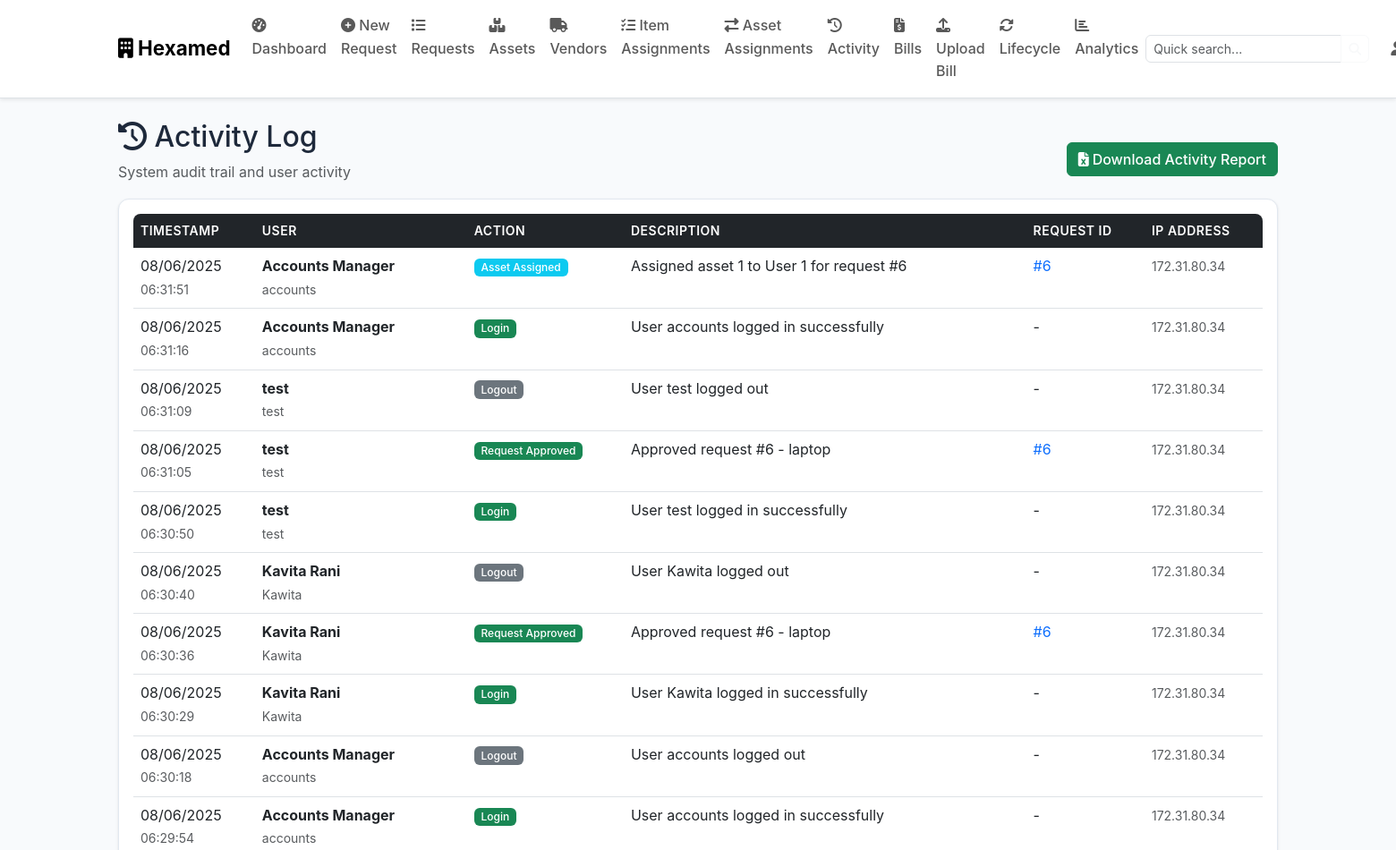
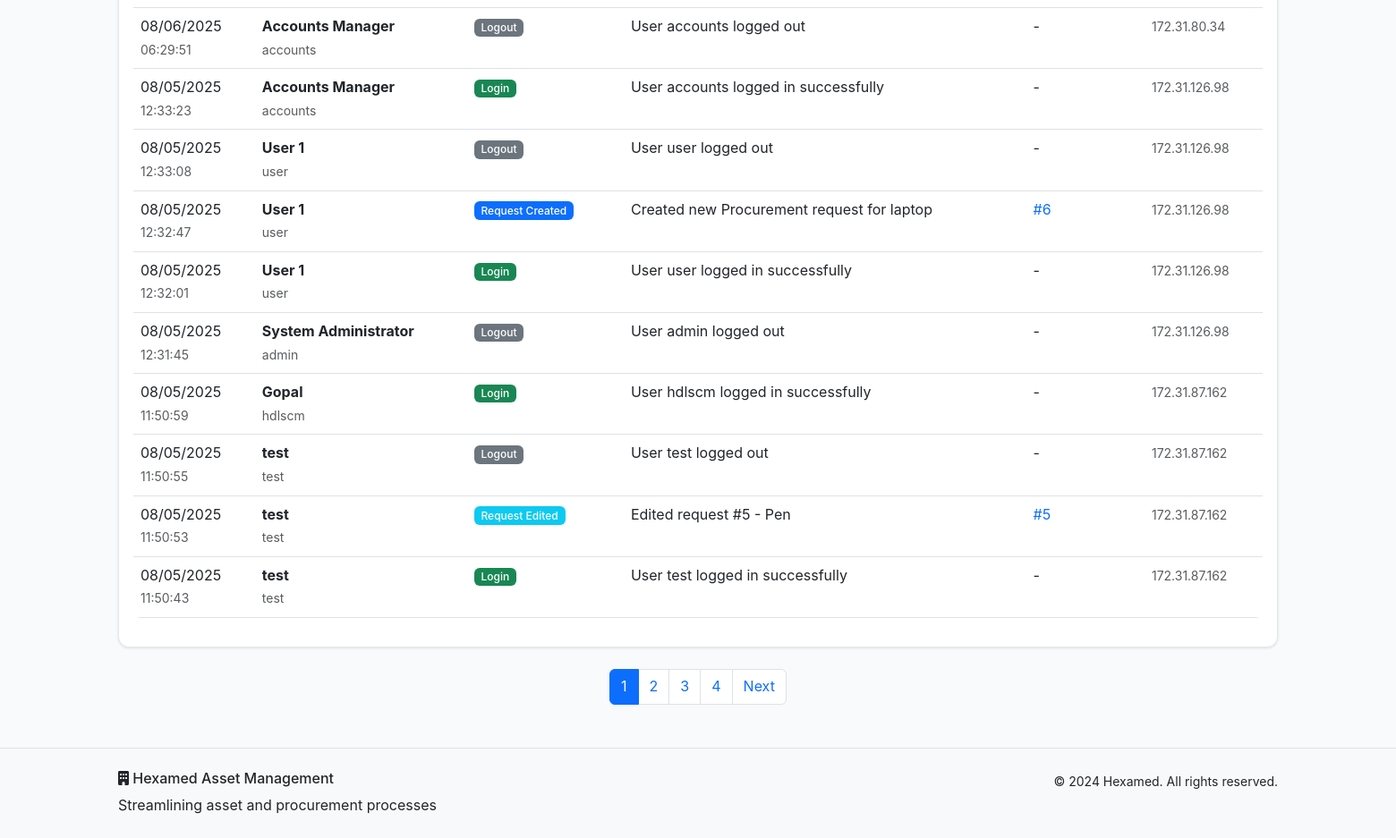
/activity (signed in), run on an earlier commit of the app's database (2 pictures, top to bottom).
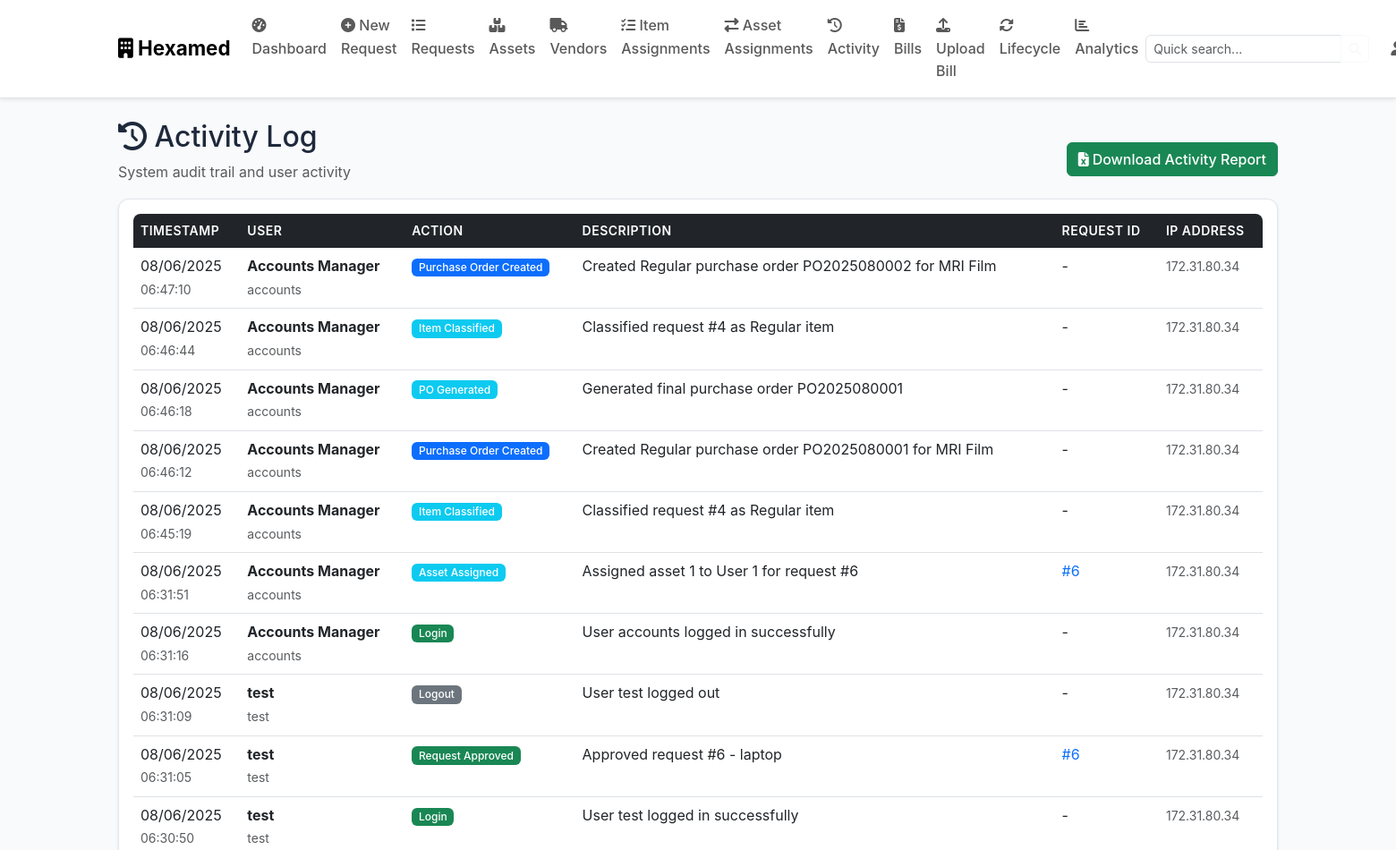
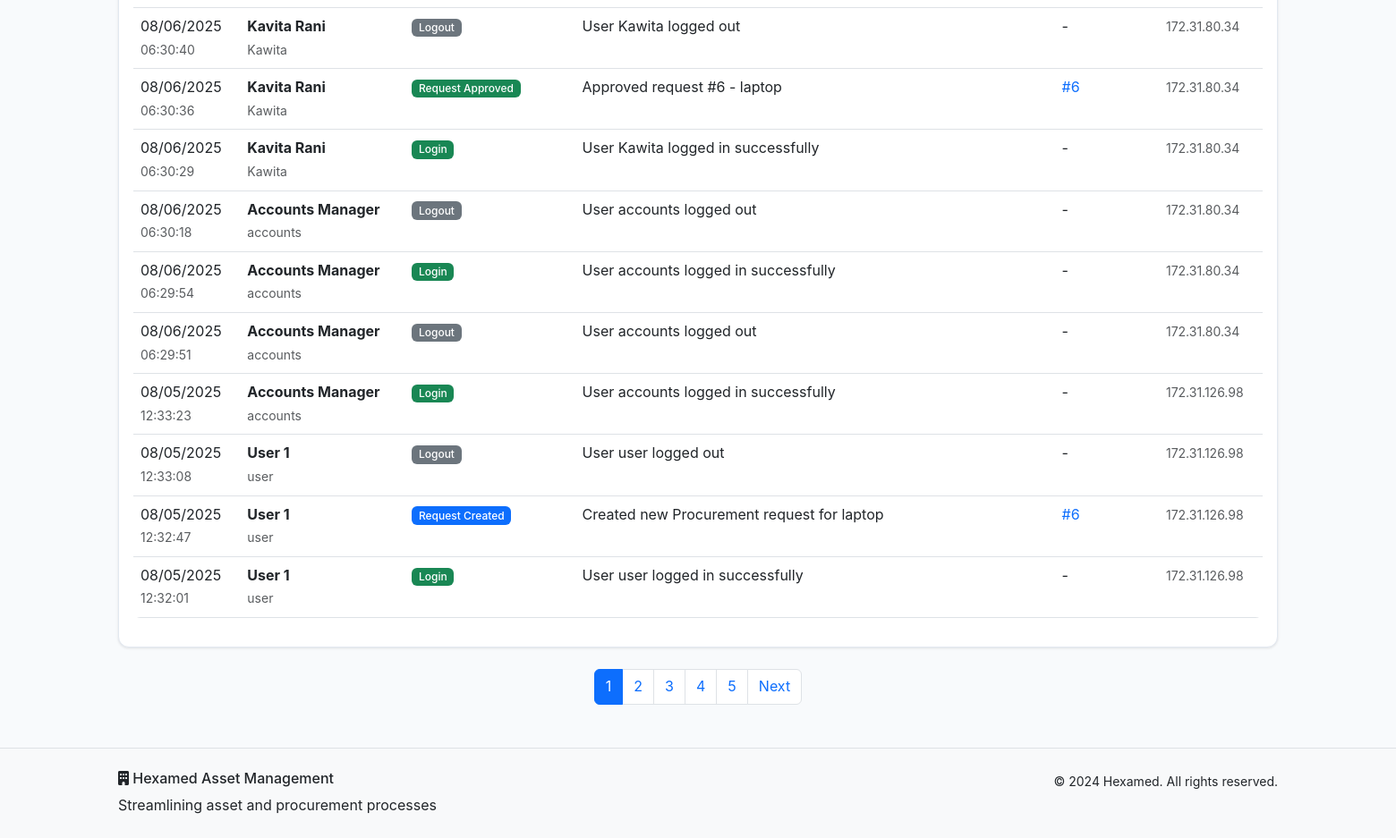
And on a later commit of the database (2 pictures, top to bottom).
### models.py (models this page shows, shortened)
class ActivityLog(db.Model):
    id = db.Column(db.Integer, primary_key=True)
    action = db.Column(db.String(100), nullable=False)
    description = db.Column(db.Text, nullable=False)
    timestamp = db.Column(db.DateTime, default=datetime.utcnow)
    ip_address = db.Column(db.String(45))
    user_id = db.Column(db.Integer, db.ForeignKey('user.id'), nullable=False)
    request_id = db.Column(db.Integer, db.ForeignKey('asset_request.id'), nullable=True)
    user = db.relationship('User', backref='activities')
    request = db.relationship('AssetRequest', backref='activities')

class User(db.Model):
    id = db.Column(db.Integer, primary_key=True)
    username = db.Column(db.String(80), unique=True, nullable=False)
    email = db.Column(db.String(120), unique=True, nullable=False)
    password_hash = db.Column(db.String(256), nullable=False)
    role = db.Column(db.String(50), nullable=False, default='User')
    full_name = db.Column(db.String(100), nullable=False)
    floor = db.Column(db.String(50))
    department = db.Column(db.String(100))
    created_at = db.Column(db.DateTime, default=datetime.utcnow)
    is_active = db.Column(db.Boolean, default=True)
    requests = db.relationship('AssetRequest', foreign_keys='AssetRequest.user_id', backref='requester', lazy=True)

### routes.py (the view)
    def decorated_function(*args, **kwargs):
        if 'user_id' not in session:
            flash('Please log in to access this page.', 'warning')
            return redirect(url_for('login'))
        return f(*args, **kwargs)

### routes.py (called while the page is built)
def require_login(f):
    def decorated_function(*args, **kwargs):
        if 'user_id' not in session:
            flash('Please log in to access this page.', 'warning')
            return redirect(url_for('login'))
        return f(*args, **kwargs)
    decorated_function.__name__ = f.__name__
    return decorated_function

@app.route('/activity')
@require_login
def activity_log():
    user = User.query.get(session['user_id'])
    page = request.args.get('page', 1, type=int)
    activities = ActivityLog.query.order_by(ActivityLog.timestamp.desc()).paginate(
        page=page, per_page=20, error_out=False)
    return render_template('activity.html', activities=activities, user=user)

### templates/activity.html (shortened to what the changed rows need)
{% extends "base.html" %}
{% block content %}
<div class="container my-4">
    <div class="row">
        <div class="col">
            <div class="d-flex justify-content-between align-items-center">
                <div>
                    <h2><i class="fas fa-history"></i> Activity Log</h2>
                </div>
            </div>
        </div>
    </div>
    {% if activities.items %}
    <div class="card">
        <div class="card-body">
            <div class="table-responsive">
                <table class="table table-hover">
                    <thead>
                        <tr>
                            <th>Timestamp</th>
                            <th>User</th>
                            <th>Action</th>
                            <th>Description</th>
                            <th>Request ID</th>
                            <th>IP Address</th>
                        </tr>
                    </thead>
                    <tbody>
                        {% for activity in activities.items %}
                        <tr>
                            <td>
                                <div>
                                    {{ activity.timestamp.strftime('%m/%d/%Y') }}
                                    <br><small class="text-muted">{{ activity.timestamp.strftime('%H:%M:%S') }}</small>
                                </div>
                            </td>
                            <td>
                                <div>
                                    <strong>{{ activity.user.full_name }}</strong>
                                    <br><small class="text-muted">{{ activity.user.username }}</small>
                                </div>
                            </td>
                            <td>
                                {% if 'Login' in activity.action %}
                                    <span class="badge bg-success">{{ activity.action }}</span>
                                {% elif 'Logout' in activity.action %}
                                    <span class="badge bg-secondary">{{ activity.action }}</span>
                                {% elif 'Created' in activity.action %}
                                    <span class="badge bg-primary">{{ activity.action }}</span>
                                {% elif 'Approved' in activity.action %}
                                    <span class="badge bg-success">{{ activity.action }}</span>
                                {% elif 'Rejected' in activity.action %}
                                    <span class="badge bg-danger">{{ activity.action }}</span>
                                {% elif 'Hold' in activity.action %}
                                    <span class="badge bg-warning">{{ activity.action }}</span>
                                {% else %}
                                    <span class="badge bg-info">{{ activity.action }}</span>
                                {% endif %}
                            </td>
                            <td>{{ activity.description }}</td>
                            <td>
                                {% if activity.request_id %}
                                    <a href="{{ url_for('view_requests') }}" class="text-decoration-none">
                                        #{{ activity.request_id }}
                                    </a>
                                {% else %}
                                    -
                                {% endif %}
                            </td>
                            <td>
                                <small class="text-muted">{{ activity.ip_address or '-' }}</small>
                            </td>
                        </tr>
                        {% endfor %}
                    </tbody>
                </table>
            </div>
        </div>
    </div>
    {% if activities.pages > 1 %}
    <nav class="mt-4">
        <ul class="pagination justify-content-center">
            {% for page_num in activities.iter_pages() %}
                {% if page_num %}
                    {% if page_num != activities.page %}
                        <li class="page-item">
                            <a class="page-link" href="{{ url_for('activity_log', page=page_num) }}">{{ page_num }}</a>
                        </li>
                    {% else %}
                        <li class="page-item active">
                            <span class="page-link">{{ page_num }}</span>
                        </li>
                    {% endif %}
                {% else %}
                    <li class="page-item disabled">
                        <span class="page-link">...</span>
                    </li>
                {% endif %}
            {% endfor %}
        </ul>
    </nav>
    {% endif %}
    {% endif %}
</div>
{% endblock %}

What changed in the data, as far as the page shows it:
no longer on this page (row unchanged): ActivityLog: timestamp "08/05/2025", timestamp "12:31:45", user.full_name "System Administrator", user.username "admin", action "Logout", description "User admin logged out", ip_address "172.31.126.98"
no longer on this page (row unchanged): ActivityLog: timestamp "08/05/2025", timestamp "11:50:59", user.full_name "Gopal", user.username "hdlscm", action "Login", description "User hdlscm logged in successfully", ip_address "172.31.87.162"
no longer on this page (row unchanged): ActivityLog: timestamp "08/05/2025", timestamp "11:50:55", user.full_name "test", user.username "test", action "Logout", description "User test logged out", ip_address "172.31.87.162"
no longer on this page (row unchanged): ActivityLog: timestamp "08/05/2025", timestamp "11:50:53", user.full_name "test", user.username "test", action "Request Edited", description "Edited request #5 - Pen", request_id "5", ip_address "172.31.87.162"
no longer on this page (row unchanged): ActivityLog: timestamp "08/05/2025", timestamp "11:50:43", user.full_name "test", user.username "test", action "Login", description "User test logged in successfully", ip_address "172.31.87.162"
added ActivityLog: timestamp "08/06/2025", timestamp "06:47:10", user.full_name "Accounts Manager", user.username "accounts", action "Purchase Order Created", description "Created Regular purchase order PO2025080002 for MRI Film", ip_address "172.31.80.34"
added ActivityLog: timestamp "08/06/2025", timestamp "06:46:44", user.full_name "Accounts Manager", user.username "accounts", action "Item Classified", description "Classified request #4 as Regular item", ip_address "172.31.80.34"
added ActivityLog: timestamp "08/06/2025", timestamp "06:46:18", user.full_name "Accounts Manager", user.username "accounts", action "PO Generated", description "Generated final purchase order PO2025080001", ip_address "172.31.80.34"
added ActivityLog: timestamp "08/06/2025", timestamp "06:46:12", user.full_name "Accounts Manager", user.username "accounts", action "Purchase Order Created", description "Created Regular purchase order PO2025080001 for MRI Film", ip_address "172.31.80.34"
added ActivityLog: timestamp "08/06/2025", timestamp "06:45:19", user.full_name "Accounts Manager", user.username "accounts", action "Item Classified", description "Classified request #4 as Regular item", ip_address "172.31.80.34"
Also different on the page:
new list line: "5"
